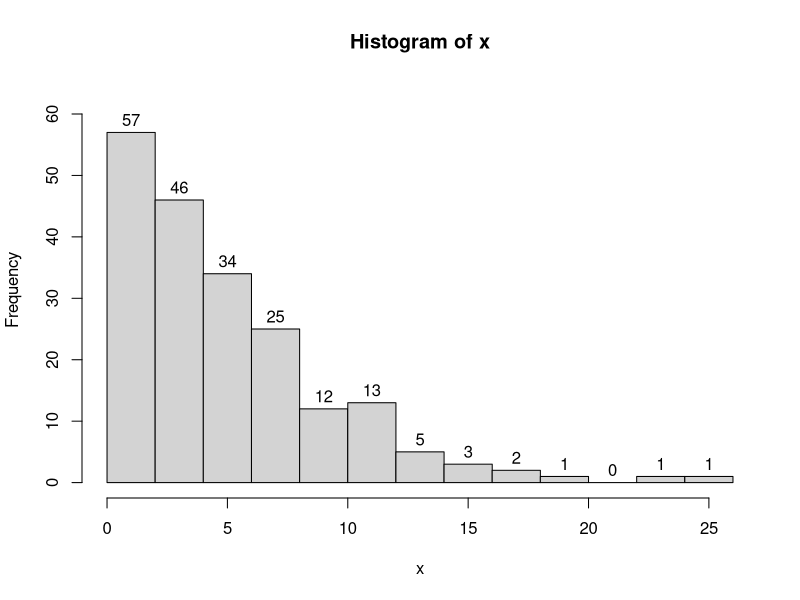
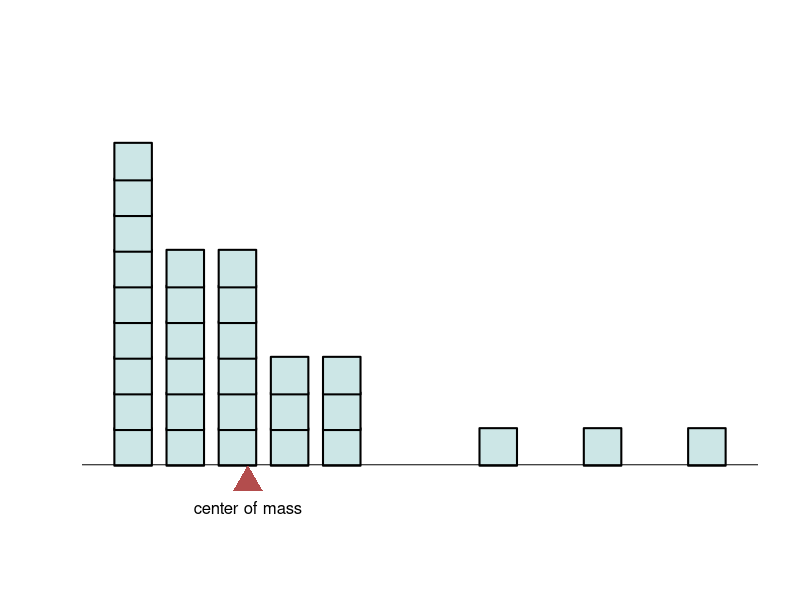
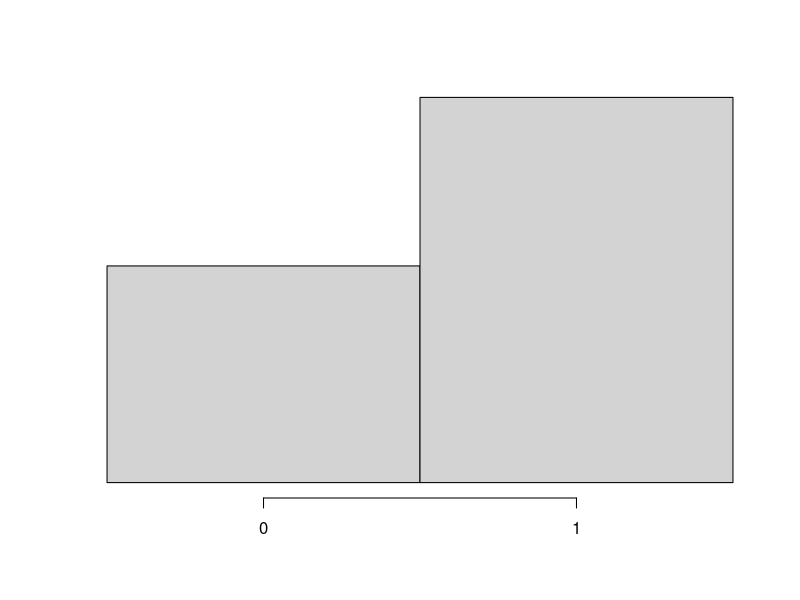
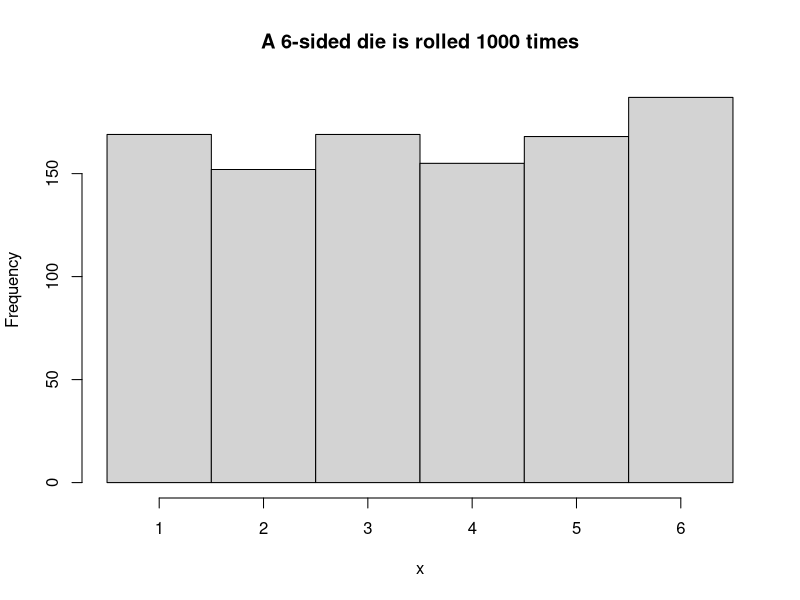
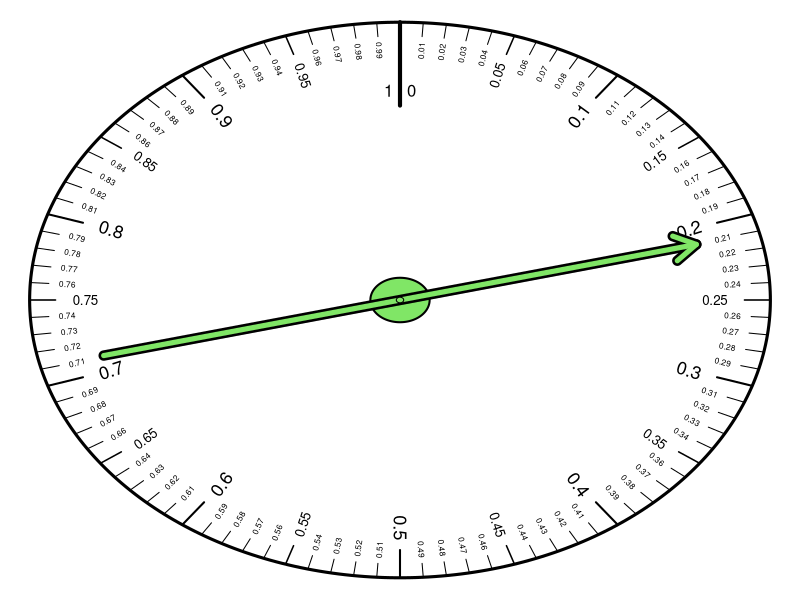
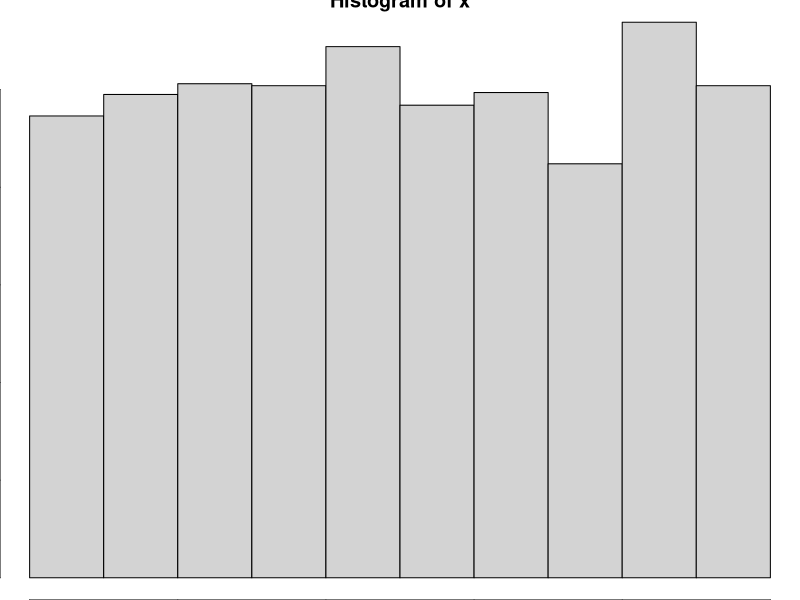
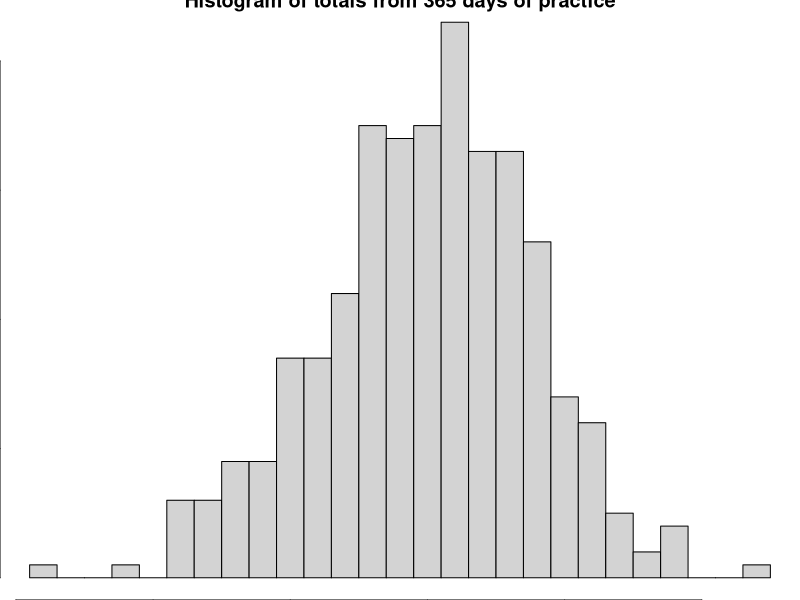
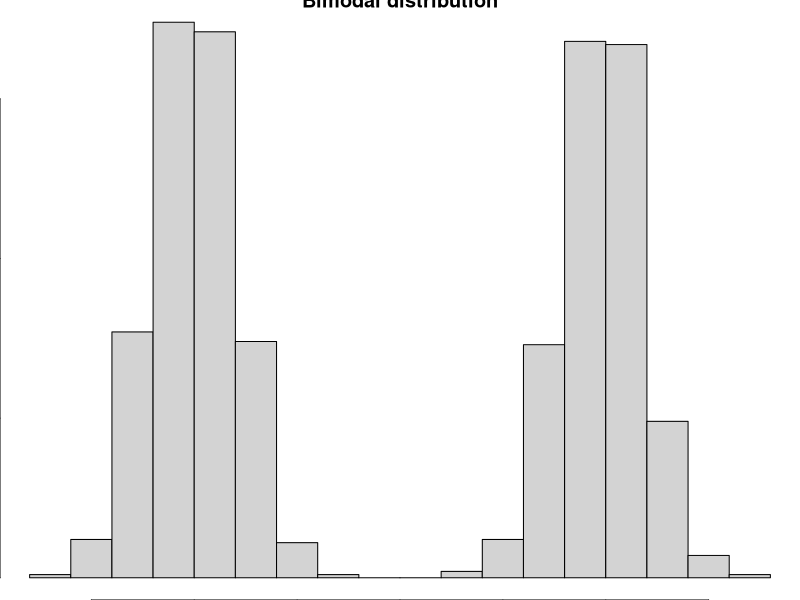

Write the R code that produced these figures, in order.
## ---- chunk 1
knitr::opts_chunk$set(echo = FALSE)
## ---- chunk 2
set.seed(123)
x = sample(0:1,8,T,prob=c(0.6,0.4))
## ---- chunk 3
x = c(0,1,0,1,1,0,0,1)
n = length(x)
ns = sum(x)
phat = ns/n
data.frame(n,ns,phat)
## ---- chunk 4
set.seed(123)
x = rgeom(10,0.1)
## ---- chunk 5
x = c(10,16,29,1,3,30,25,4,4,5)
n = length(x)
ns = sum(x>10.5)
phat = ns/n
data.frame(n,ns,phat)
## ---- chunk 6
set.seed(1)
x = rexp(200,0.2)
myhist = hist(x,plot=F)
hist(x,labels=T,ylim=c(0,max(myhist$counts)*1.1))
## ---- chunk 7
set.seed(111)
x = rgeom(9,0.3)
## ---- chunk 8
x = c(1,3,2,10,6,0,5,1,0)
xbar = mean(x)
print(xbar)
## ---- chunk 9
set.seed(99)
x = rgeom(30,0.4)
myh = hist(x,breaks=(-1):max(x)+0.5,plot=F)
plot(0,0,type="n",xlim=c(-0.5,max(x)+0.5),ylim=c(0,max(myh$counts)*1.2),axes=F,ann=F)
for(i in 1:length(myh$counts)){
  xx = i-1
  yy = myh$counts[i]
  if(yy>0){
    for(y in 1:yy){
      points(xx,y,pch=15,cex=5,col=rgb(0.8,0.9,0.9))
      points(xx,y,pch=0,cex=5,lwd=2)
    }
  }
}
points(mean(x),0,pch=17,col=rgb(0.7,0.3,0.3),cex=3)
abline(h=0.5)
mtext("center of mass",1,at=mean(x))
## ---- chunk 10
set.seed(12)
x = round(rnorm(11,500,4))
n = length(x)
i = (n+1)/2
## ---- chunk 11
i = 1:n
mydf = data.frame(i,sort(x))
colnames(mydf) = c("$i$","sort($x$)")
knitr::kable(mydf,format="html",table.attr='class="bordered-table"', align = "cc",row.names=F)
## ---- chunk 12
x = c(494,506,496,496,492,499,499,497,500,502,497)
median(x)
## ---- chunk 13
x = c(494,506,496,496,492,499,499,497,500,502,497)
sortedx = sort(x)
n = length(x)
if(n%%2==1){ ## this checks if n is odd
  i = (n+1)/2
  median = sortedx[i]
} else { ## the only other option is n is even
  i1 = n/2
  i2 = (n+2)/2
  median = (sortedx[i1]+sortedx[i2])/2
}
median
## ---- chunk 14
set.seed(13)
x = round(rnorm(14,750,7))
n = length(x)
i1 = n/2
i2 = (n+2)/2
## ---- chunk 15
i = 1:n
mydf = data.frame(i,sort(x))
colnames(mydf) = c("$i$","sort($x$)")
knitr::kable(mydf,format="html",table.attr='class="bordered-table"', align = "cc",row.names=F)
## ---- chunk 16
x = c(754,748,762,751,758,753,759,752,747,758,742,753,740,737)
median(x)
## ---- chunk 17
x = c(754,748,762,751,758,753,759,752,747,758,742,753,740,737)
sortedx = sort(x)
n = length(x)
if(n%%2==1){ ## this checks if n is odd
  i = (n+1)/2
  median = sortedx[i]
} else { ## the only other option is n is even
  i1 = n/2
  i2 = (n+2)/2
  median = (sortedx[i1]+sortedx[i2])/2
}
median
## ---- chunk 18
x = sample(0:1,100,T,c(0.4,0.6))
hist(x,breaks=c(-0.5,0.5,1.5),ann=F,axes=F)
axis(1,at=c(0,1))
## ---- chunk 19
x = sample(1:6,1000,T)
hist(x,breaks=seq(0.5,6.5,1),main="A 6-sided die is rolled 1000 times")
## ---- chunk 20
par(mar=c(0,0,0,0))
theta = seq(0,2*pi,length.out=360)
plot(sin(theta),cos(theta),type="l",axes=F,ann=F,lwd=3)
for(i in seq(1,99,1)){
  pr = i/100
  th = pr*2*pi
  if(i%%10==0){
    a = 0.9
    b = 0.82
    lwd = 2
    cex = 1.1
  } else if(i%%5==0) {
    a = 0.93
    b = 0.85
    lwd = 1.5
    cex = 0.8
  } else {
    a = 0.95
    b = 0.9
    lwd = 1
    cex = 0.5
  }
  if(pr<=0.5){
    srt = 90-pr*360
  } else {
    srt = 90-360*(pr-0.5)
  }
  lines(c(a*sin(th),sin(th)),c(a*cos(th),cos(th)),lwd=lwd)
  text(b*sin(th),b*cos(th),pr,cex=cex,srt=srt)
}
lines(c(0,0),c(0.7,1),lwd=4)
text(0,0.75,"1 | 0")
col = rgb(0.5,0.9,0.4)
polygon(0.08*cos(theta),0.08*sin(theta),lwd=2,col=col)
arrows(-0.8,-0.2,0.8,0.2,lwd=10,col=rgb(0,0,0))
arrows(-0.8,-0.2,0.8,0.2,lwd=5,col=col)
polygon(0.01*cos(theta),0.01*sin(theta),lwd=1,col=col)
## ---- chunk 21
x = runif(5000)
hist(x,breaks=seq(0,1,0.1))
## ---- chunk 22
set.seed(123)
## ---- chunk 23
x = rbinom(365,100,0.8)
hist(x,
     main = "Histogram of totals from 365 days of practice",
     xlab = "Total points made in a day",
     breaks = seq(min(x)-0.5,
                  max(x)+0.5,
                  1)
     )
## ---- chunk 24
x = rnorm(1000,10,2)*sample(c(-1,1),1000,T)+100
hist(x,breaks=20,main="Bimodal distribution")
## ---- chunk 25
set.seed(123)
x = rbeta(1000,0.6,2)*20+rnorm(1000)+10
hist(x,main="Right-skew distribution")
## ---- chunk 26
set.seed(1)
x = rbeta(1000,2,0.6)*20+rnorm(1000)+10
hist(x,main="Left-skew distribution")
